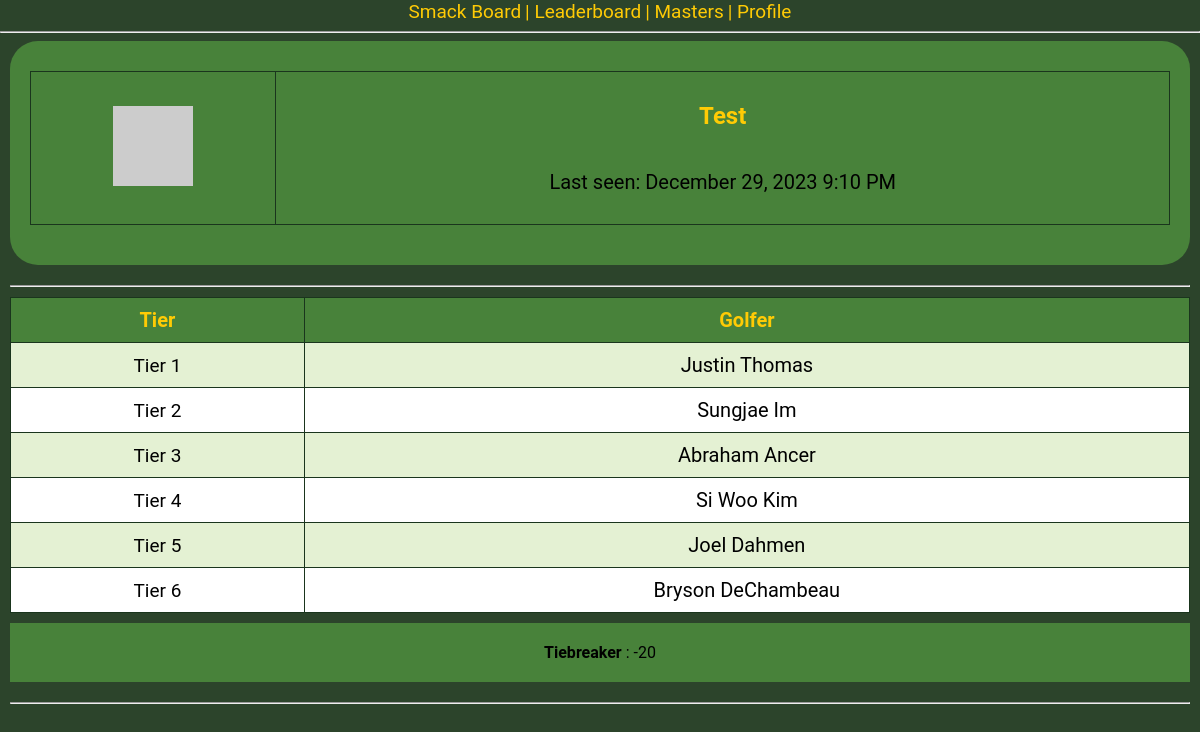
Page /user/Test (signed in) on the committed database.
### app/models.py (models this page shows, shortened)
class User(UserMixin, db.Model):
    id = db.Column(db.Integer, primary_key=True)
    username = db.Column(db.String(64), index=True, unique=True)
    email = db.Column(db.String(120), index=True, unique=True)
    password_hash = db.Column(db.String(128))
    posts = db.relationship('Post', backref='author', lazy='dynamic')
    draft = db.relationship('Draft', backref='user', lazy='dynamic')
    about_me = db.Column(db.String(140))
    last_seen = db.Column(db.DateTime, default=datetime.utcnow)
    def avatar(self, size):
        digest = md5(self.email.lower().encode('utf-8')).hexdigest()
        return 'https://www.gravatar.com/avatar/{}?d=identicon&s={}'.format(
            digest, size)

class Draft(db.Model):
    id = db.Column(db.Integer, primary_key=True)
    user_id = db.Column(db.Integer, db.ForeignKey('user.id'))
    t1_id = db.Column(db.Integer)
    tier1 = db.Column(db.String(64))
    t2_id = db.Column(db.Integer)
    tier2 = db.Column(db.String(64))
    t3_id = db.Column(db.Integer)
    tier3 = db.Column(db.String(64))
    t4_id = db.Column(db.Integer)
    tier4 = db.Column(db.String(64))
    t5_id = db.Column(db.Integer)
    tier5 = db.Column(db.String(64))
    t6_id = db.Column(db.Integer)
    tier6 = db.Column(db.String(64))
    single_number = db.Column(db.Integer)

### app/routes.py (the view)
@app.route('/user/<username>')
@login_required
def user(username):
    trigger = TournamentStatus.query.first()
    trigger = trigger.status
    print("User: ", trigger)
    user = User.query.filter_by(username=username).first_or_404()
    user_record = Draft.query.filter_by(user=user).first()
    user_record_dict = {
        "tier1": user_record.tier1,
        "tier2": user_record.tier2,
        "tier3": user_record.tier3,
        "tier4": user_record.tier4,
        "tier5": user_record.tier5,
        "tier6": user_record.tier6
    }
    return render_template('user.html', user=user, user_record_dict=user_record_dict, user_record=user_record, trigger=trigger)

### app/models.py (called while the page is built)
@login.user_loader
def load_user(id):
    return User.query.get(int(id))

### app/routes.py (called while the page is built)
@app.before_request
def before_request():
    if current_user.is_authenticated:
        current_user.last_seen = datetime.utcnow()
        db.session.commit()

### app/templates/user.html (shortened to what this page needs)
{% extends "base.html" %}
{% block content %}
<div class="container">
    <div class="us">
    <table class="us">
        <tr valign="center">
            <td><img src="{{ user.avatar(128) }}"></td>
            <td>
                <h1 style="text-align: center;">{{ user.username }}</h1>
                {% if user != current_user %}
                {% if user.last_seen %}
                <p style="text-align: center;">Last seen: {{ moment(user.last_seen).format('LLL') }}</p>
                {% endif %}
                {% endif %}
            </td>
        </tr>
    </table>
        </div>
    <hr>
<div class="table-container">
    <table>
        <tr>
            {% if user == current_user and trigger == 0 %}
            <th>
                Tier
                <br>
                <span style="font-size: smaller; font-style: italic;">Click a tier below to edit</span>
            </th>
            {% else %}
            <th> Tier</th>
            {% endif %}
            <th>Golfer</th>
        </tr>
        {% for key, value in user_record_dict.items() %}
            <tr>
                <td>
                    {% if user == current_user and trigger == 0 %}
                    <a href="{{ url_for('tier', tier=loop.index, username=current_user) }}" style="color: blue; text-decoration: underline;">Tier {{ loop.index }}</a>
                    {% else %}
                    <a style="color: black">Tier {{ loop.index }}</a>
                    {% endif %}
                </td>
                <td>{{ value }}</td>
            </tr>
        {% endfor %}
    </table>
    {% if user == current_user and trigger == 0 %}
                    <div class="uk">
                        <td style="text-align: left;">
                            <a href="{{ url_for('tie_breaker', username=user) }}" style="color: blue; text-decoration: underline;">
                                Edit Tiebreaker</a>: {{ user_record.single_number }}
                        </td>
                    </div >
    {% else %}
        <div class="uk">
                        <td style="text-align: center;">
                            <td><strong>
                                Tiebreaker
                            </strong>
                            </td >
                            :  {{ user_record.single_number }}
                        </td>
    {% endif %}
</div>
     <hr>
{% endblock %}

### app/templates/base.html (style rules this page uses)
body { font-family: 'Roboto', sans-serif; margin: 0; padding: 0; background-color: #2c442b; }
h1 { text-align: center; background-color: #48823a; color: #ffcb05; padding: 20px; margin: 0; font-size: 28px; }
table { border-collapse: collapse; width: 100%; margin: 10px 0; background-color: #fff; }
th, td { border: 1px solid #1a351d; padding: 10px; text-align: center; font-size: 20px; }
th { background-color: #48823a; color: #ffcb05; }
tr:nth-child(even) { background-color: #e4f1d3; }
a { color: #ffcb05; text-decoration: none; font-size: 19px; }

### app/templates/user.html (style rules this page uses)
.container { margin: 0 auto; padding: 0 10px; }
.us { background-color: #48823a; padding: 20px; text-align: center; border-radius: 28px; margin-bottom: 20px; }
.uk { background-color: #48823a; text-align: center; padding: 20px; margin-bottom: 20px; }
h1 { font-size: 24px; text-align: center; }
a { color: #ffcb05; text-decoration: none; font-size: 19px; }

### rows in the picture
User: username "Test", last_seen "December 29, 2023 9:10 PM"
Draft: tier1 "Justin Thomas", tier2 "Sungjae Im", tier3 "Abraham Ancer", tier4 "Si Woo Kim", tier5 "Joel Dahmen", tier6 "Bryson DeChambeau", single_number "-20"
